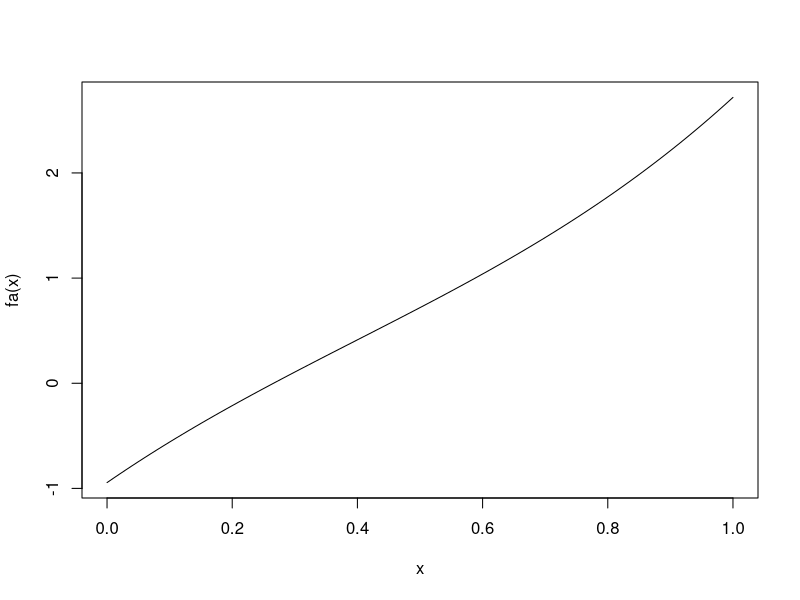

Write R code to recreate this figure.
aprox<-function(xo=1.8)
{
  x<-c(1,1.1,1.2,1.3)
  y<-c(2.7183,3.3046,3.9841,4.7701)
  fa<-splinefun(x,y)
  curve(fa)
  h<-c(10**-1,10**-2,10**-3,10**-4,10**-5)
  df<-c()
  interx<-c(xo)
  intery<-c(fa(xo))
  for(i in c(1:length(h)))
  {
    a<-fa(xo+h[i])-fa(xo)
    a<-a/h[i]
    interx<-c(interx,xo+h[i])
    intery<-c(intery,fa(xo+h[i]))
    df<-c(df,a)
    cat("h= ",h[i], "df= ",a,"\n")
  }
  cat(length(interx)," ",length(intery),"\n")
  ffd<-splinefun(interx,intery)
  e<-c()
  max<-0
  for (i in c(1:(length(interx)-1)))
  {
    ex<-(h[i]/2)*ffd(interx[i])
    e<-c(e,ex)
    if(ex>max)
      max<-ex
  }
  print(e)
  cat("Cota: ",max, "\n")
  
}
aprox()